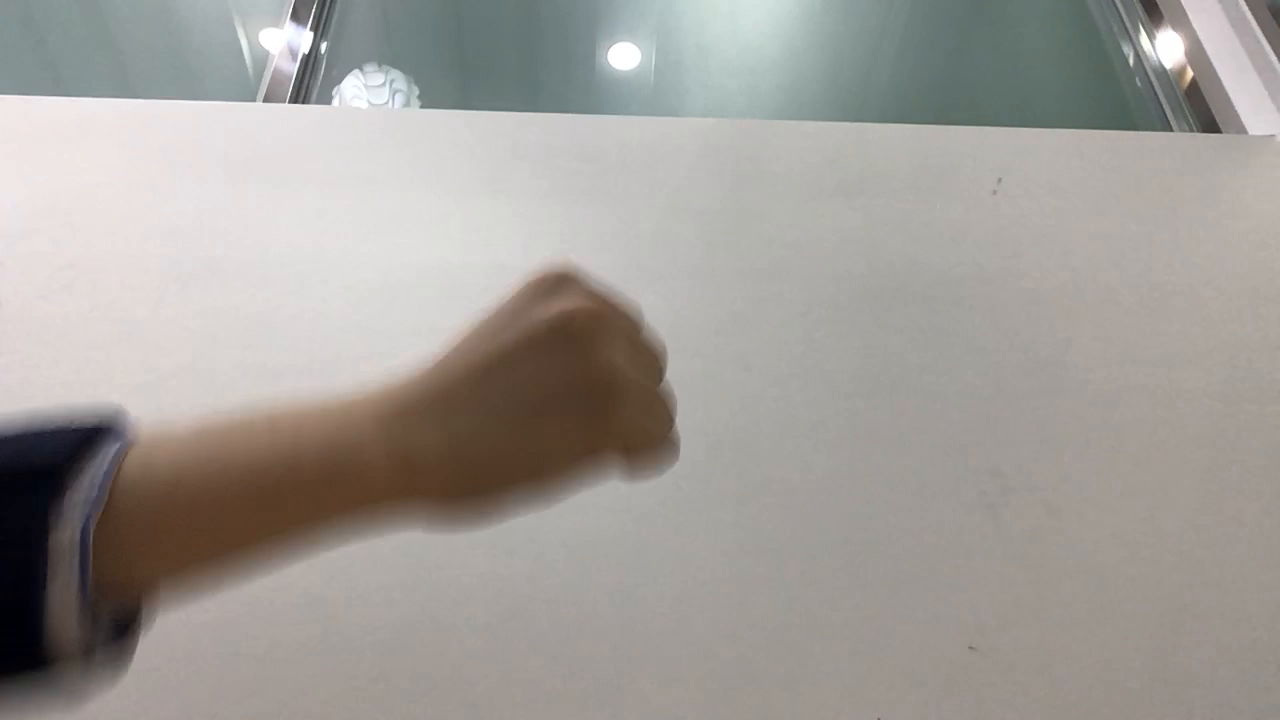
#> input picture frame 8 of src/test.MOV, 1280 x 720 px, given in place of output_real_2.avi, which was not available
$ python new2.py   (older library calls are emulated)
#> lines starting #> are read from the running program, lines starting #| are printed output that depends on the picture; after the words box and inside, x2 and y2 are one past the last pixel; in counts of white or black regions, pixels touching at a corner belong together; pictures that were not available may be replaced by others from this repository, and a replacement may not be noted
import cv2
import numpy as np
import copy
import math
import os
import threading
import sys

def printThreshold(thr):
    print("! Changed threshold to "+str(thr))

class FingerCounter():
	def __init__(self, video_dir = None):
		self.save = False
		self.video_dir = video_dir
		self.use_video = video_dir is not None

		# parameters
		self.cap_region_x_begin = 0.5  # start point/total width
		self.cap_region_y_end = 0.8  # start point/total width
		if self.use_video:
			self.cap_region_x_begin = 0  # start point/total width
			self.cap_region_y_end = 1  # start point/total width
		self.threshold = 60  #  BINARY threshold
		self.blurValue = 41  # GaussianBlur parameter
		self.bgSubThreshold = 50

		# variables
		self.isBgCaptured = 0   # bool, whether the background captured
		self.triggerSwitch = False  # if true, keyborad simulator works

		self.camera = None
		self.fourcc = cv2.VideoWriter_fourcc(*'XVID')
		self.video_num = None
		self.prev_cnt = -1

		self.writer_bin = None
		self.writer_real = None

		self.bgModel = None

	def removeBG(self, frame):
		fgmask = self.bgModel.apply(frame, learningRate = 0.0000)
		kernel = np.ones((3, 3), np.uint8)
		fgmask = cv2.erode(fgmask, kernel, iterations=1)
		res = cv2.bitwise_and(frame, frame, mask=fgmask)
		return res

	def calculateFingers(self, res, drawing):  # -> finished bool, cnt: finger count
		#  convexity defect
		hull = cv2.convexHull(res, returnPoints=False)
		if len(hull) > 3:
			defects = cv2.convexityDefects(res, hull)
			if type(defects) != type(None):  # avoid crashing.   (BUG not found)
				cnt = 0
				for i in range(defects.shape[0]):  # calculate the angle
					s, e, f, d = defects[i][0]
					start = tuple(res[s][0])
					end = tuple(res[e][0])
					far = tuple(res[f][0])
					a = math.sqrt((end[0] - start[0]) ** 2 + (end[1] - start[1]) ** 2)
					b = math.sqrt((far[0] - start[0]) ** 2 + (far[1] - start[1]) ** 2)
					c = math.sqrt((end[0] - far[0]) ** 2 + (end[1] - far[1]) ** 2)
					angle = math.acos((b ** 2 + c ** 2 - a ** 2) / (2 * b * c))  # cosine theorem
					if angle <= math.pi / 2:  # angle less than 90 degree, treat as fingers
					        cnt += 1
					        cv2.circle(drawing, far, 8, [211, 84, 0], -1)
				return True, cnt
		return False, 0

	def init_camera(self):
		# Camera
		if self.video_dir is None:
			self.camera = cv2.VideoCapture(0)
		else:
			self.camera = cv2.VideoCapture(self.video_dir)
			self.use_video = True
		self.camera.set(10,100)
		cv2.namedWindow('trackbar')
		cv2.createTrackbar('trh1', 'trackbar', self.threshold, 100, printThreshold)

	# [13 lines left out: functions init_save_video, quit_save_video, not called in this run]


	def init_game(self):
		if self.use_video:
			ret, frame = self.camera.read()
#> frame is the input picture: shape (720, 1280, 3); mean B, G, R 151.9, 156.7, 160.9
			self.bgModel = cv2.createBackgroundSubtractorMOG2(2147483647, self.bgSubThreshold)
			self.isBgCaptured = 1

		while self.camera.isOpened() and not self.use_video:
			ret, frame = self.camera.read()
			self.threshold = cv2.getTrackbarPos('trh1', 'trackbar')
			frame = self.original(frame)
			cv2.imshow('original',frame)
			k = cv2.waitKey(10)
			if k == 27:  # press ESC to exit
				sys.exit()
				self.camera.release()
			elif k == ord('b'):  # press 'b' to capture the background
				self.init_save_video()
				self.bgModel = cv2.createBackgroundSubtractorMOG2(2147483647, self.bgSubThreshold)
				self.isBgCaptured = 1
				print('!!!Background Captured!!!')
				break

	def original(self, frame):
		frame = cv2.bilateralFilter(frame, 5, 50, 100)  # smoothing filter
		frame = cv2.flip(frame, 1)  # flip the frame horizontally
		cv2.rectangle(frame, (int(self.cap_region_x_begin * frame.shape[1]), 0),
			 (frame.shape[1], int(self.cap_region_y_end * frame.shape[0])), (255, 0, 0), 2)
		#cv2.imshow('original', frame)

		return frame

	def clip(self,img):
		return img[0:int(self.cap_region_y_end * img.shape[0]),
			    int(self.cap_region_x_begin * img.shape[1]):img.shape[1]]  # clip the ROI

	def gray_blur_thres(self, img):
		gray = cv2.cvtColor(img, cv2.COLOR_BGR2GRAY)
		blur = cv2.GaussianBlur(gray, (self.blurValue, self.blurValue), 0)
		#cv2.imshow('blur', blur)
		ret, thresh = cv2.threshold(blur, self.threshold, 255, cv2.THRESH_BINARY)
		return ret, thresh

	def write_video(self, frame, thresh):
		if self.save:
			self.writer_real.write(frame)
			towrite = cv2.cvtColor(thresh,cv2.COLOR_GRAY2RGB)
			self.writer_bin.write(towrite)

	def get_contour(self, thresh):
		thresh1 = copy.deepcopy(thresh)
		_, contours, _ = cv2.findContours(thresh1, cv2.RETR_TREE, cv2.CHAIN_APPROX_SIMPLE)
		length = len(contours)
		return contours, length


	def play_game(self):
		while self.camera.isOpened():
			ret, frame = self.camera.read()
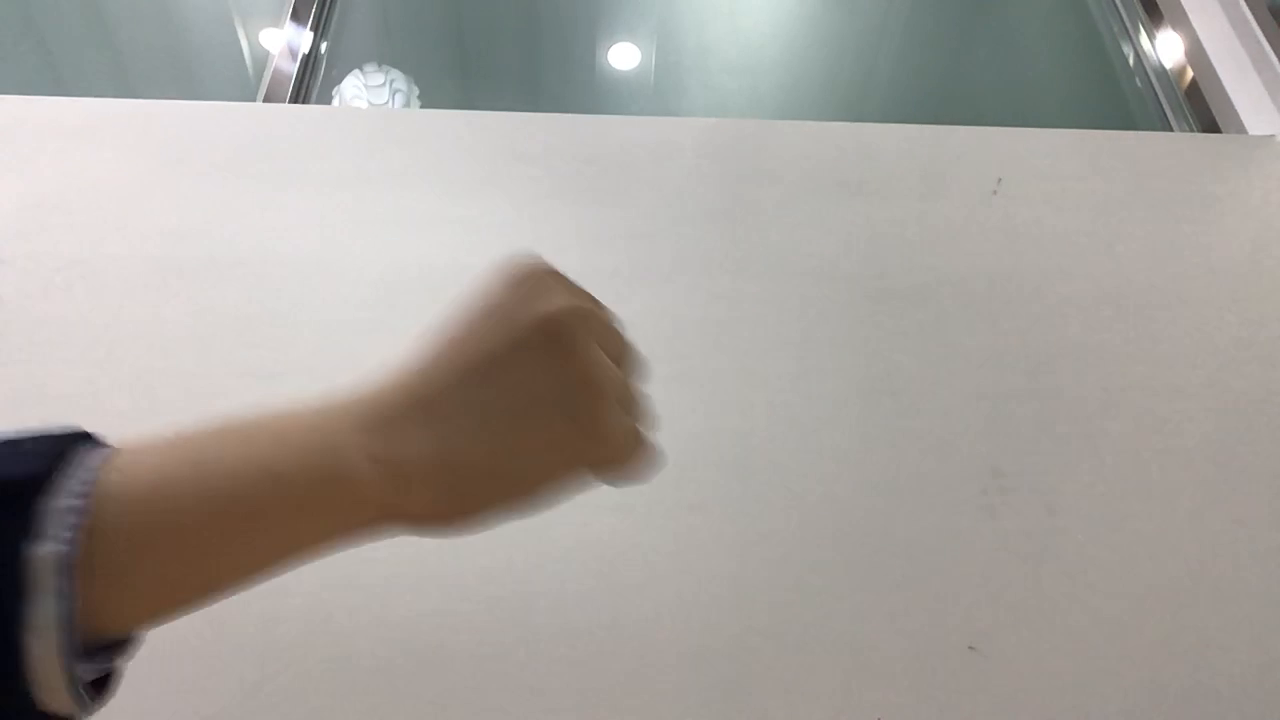
#> input picture frame 9 of src/test.MOV, 1280 x 720 px, given in place of output_real_2.avi, which was not available
#> frame is the input picture: shape (720, 1280, 3); mean B, G, R 155.6, 160.8, 165.6
			self.threshold = cv2.getTrackbarPos('trh1', 'trackbar')
			frame = self.original(frame)
#> in original, `cv2.rectangle(frame, (int(self.cap_region_x_begin * frame.shape[1]), 0..`:
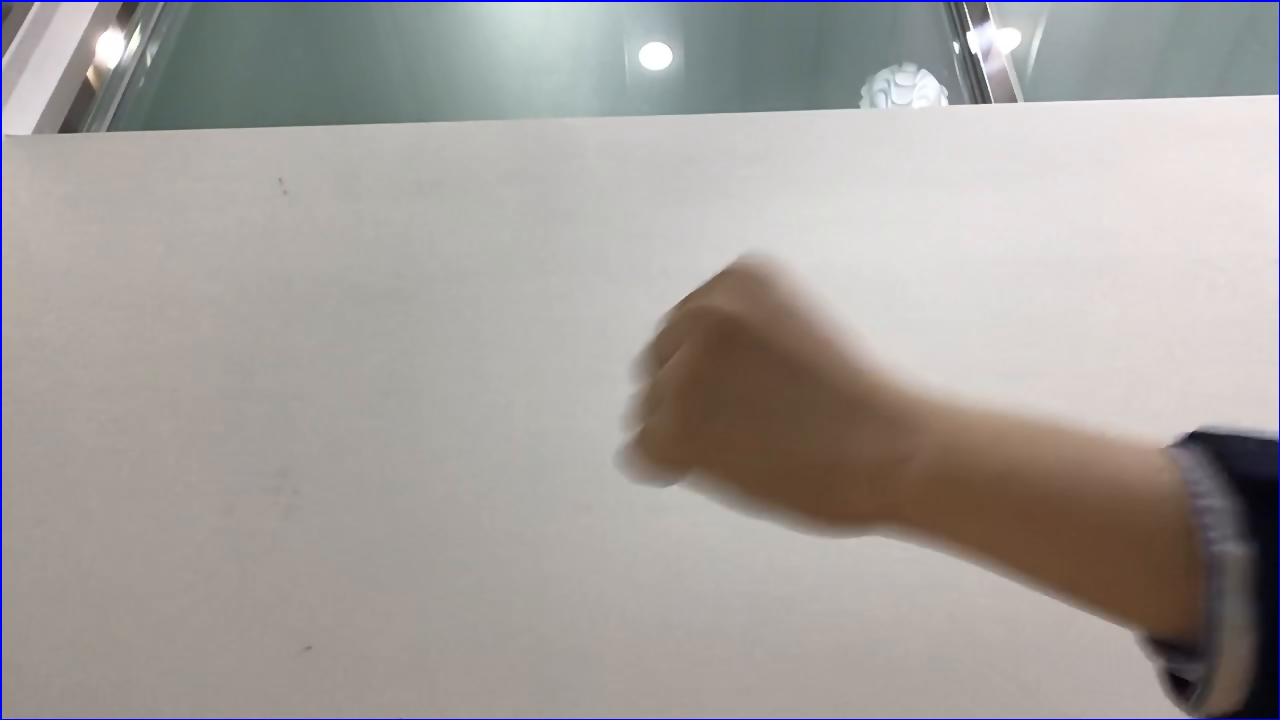
#> frame: shape (720, 1280, 3); mean of channels 0, 1, 2 156.3, 159.8, 164.7; drawn as B, G, R


			cv2.imshow('original', frame)

			if self.isBgCaptured == 0:
				print('not')
			#  Main operation
			if self.isBgCaptured == 1:
				img = self.removeBG(frame)
				img = self.clip(img)

				frame = self.clip(frame)

				ret, thresh = self.gray_blur_thres(img)
#> in gray_blur_thres, `ret, thresh = cv2.threshold(blur, self.threshold, 255, cv2.THRESH_BINA..`:
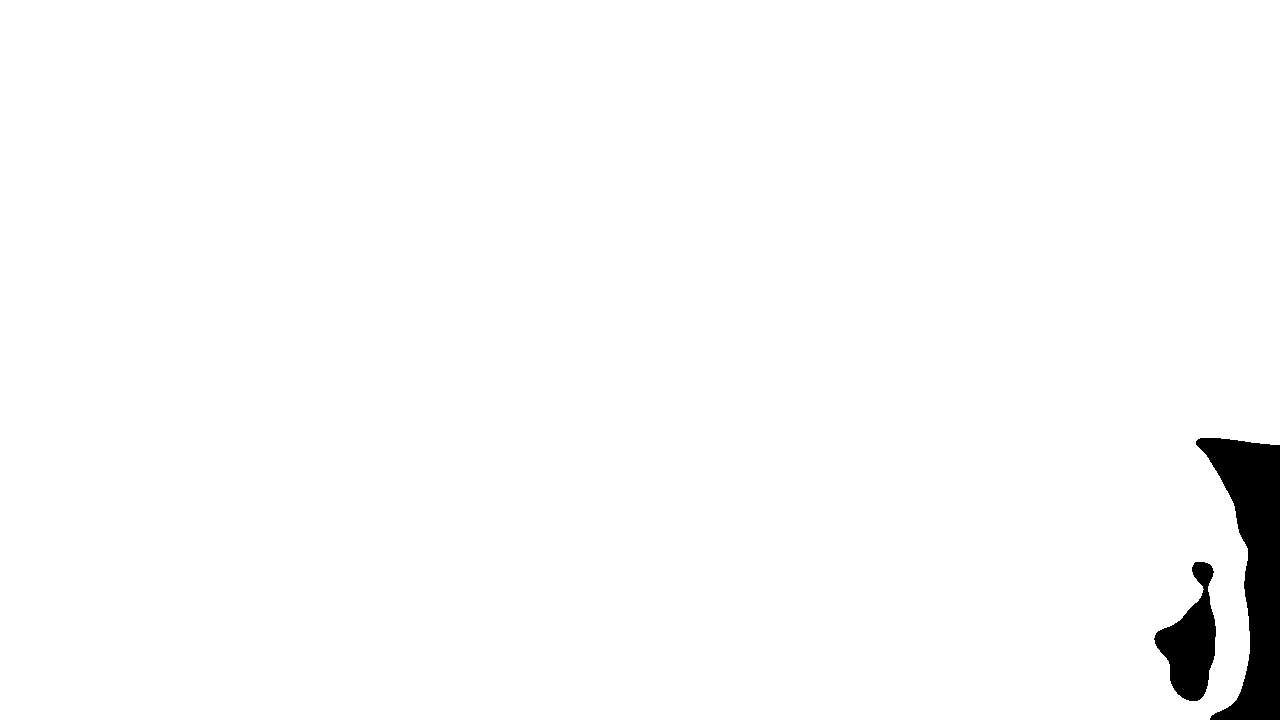
#> thresh: shape (720, 1280); 98.2% white; 2 black regions
#> in gray_blur_thres, `ret, thresh = cv2.threshold(blur, self.threshold, 255, cv2.THRESH_BINA..`: ret = 60
#> ret = 60
				self.write_video(frame, thresh)

				cv2.imshow('ori', thresh)

				contours, length = self.get_contour(thresh)
#> in get_contour, `_, contours, _ = cv2.findContours(thresh1, cv2.RETR_TREE, cv2.CHAIN_AP..`: contours = 2 contours; box (x1, y1, x2, y2) and area: (0, 0, 1280, 720) 907526, (1153, 561, 1217, 702) 4642
#> in get_contour, `length = len(contours)`: length = 2
#> length = 2
				if length > 0:
					maxArea = -1
					for i in range(length):  # find the biggest contour (according to area)
						temp = contours[i]
						area = cv2.contourArea(temp)
						if area > maxArea:
							maxArea = area
							ci = i
#> this loop made 2 passes
#> (area, maxArea) on pass 1: (907526, 907526)
#> after the loop, ci = 0; maxArea = 907526

					res = contours[ci]
#> res = contour of 159 points, box (x1, y1, x2, y2) (0, 0, 1280, 720), area 907526
					hull = cv2.convexHull(res)
#> hull = contour of 12 points, box (x1, y1, x2, y2) (0, 0, 1280, 720), area 913744
					drawing = np.zeros(img.shape, np.uint8)
					cv2.drawContours(drawing, [res], 0, (0, 255, 0), 2)
					cv2.drawContours(drawing, [hull], 0, (0, 0, 255), 3)
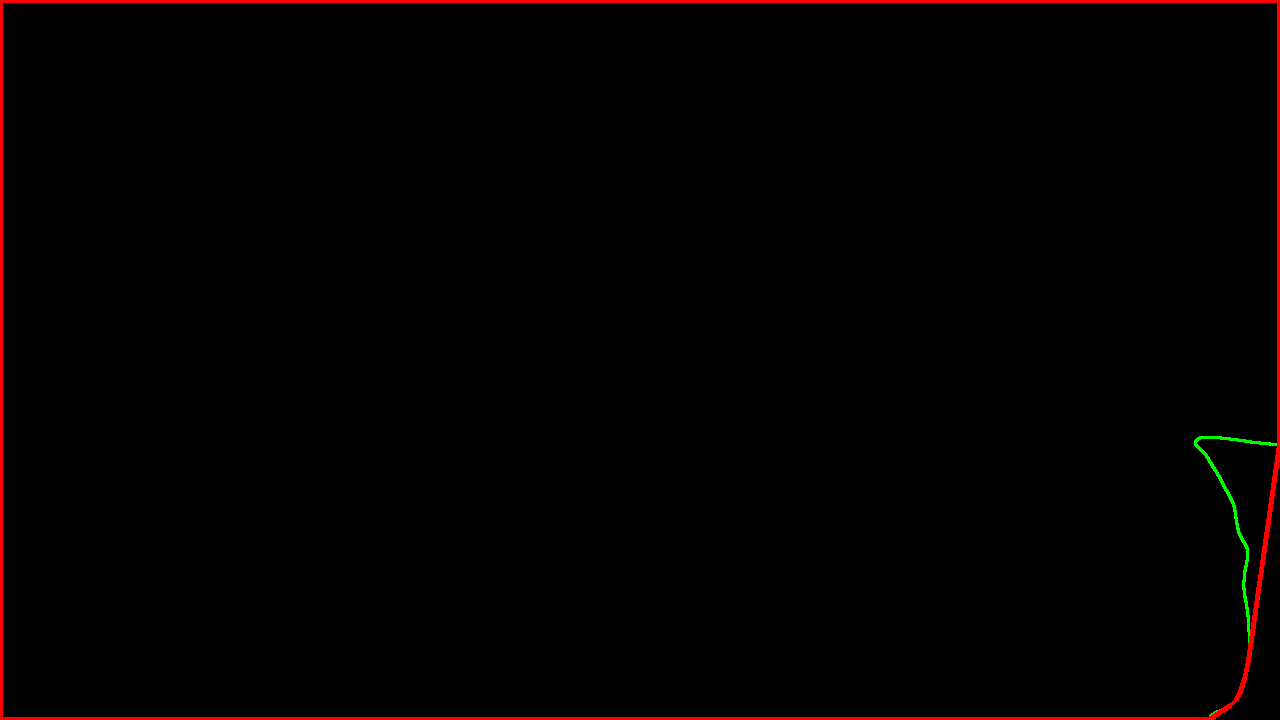
#> drawing: shape (720, 1280, 3); mean of channels 0, 1, 2 0, 0.3, 3.4; drawn as B, G, R

					isFinishCal,cnt = self.calculateFingers(res,drawing)
#> in calculateFingers, `hull = cv2.convexHull(res, returnPoints=False)`: hull = [158, 157, 46, 42, 38, 34, 30, 22, 21, 2, 1, 0]
#> in calculateFingers, `defects = cv2.convexityDefects(res, hull)`: defects = [[2, 21, 6, 639], [22, 30, 23, 114], [30, 34, 31, 162], [34, 38, 35, 211], [38, 42, 39, 186], [42, 46, 43, 201], [46, 157, 139, 21395]]
#> the loop in calculateFingers, `for i in range(defects.shape[0]):` made 7 passes
#> (s, e, f, d, start, end, far, a) on passes 1 to 6: (2, 21, 6, 639, (1209, 719), (1230, 705), (1212, 714), 25.24), (22, 30, 23, 114, (1236, 699), (1240, 691), (1236, 698), 8.94), (30, 34, 31, 162, (1240, 691), (1242, 685), (1240, 689), 6.32), (34, 38, 35, 211, (1242, 685), (1244, 678), (1242, 682), 7.28), (38, 42, 39, 186, (1244, 678), (1246, 670), (1244, 675), 8.25), (42, 46, 43, 201, (1246, 670), (1248, 660), (1246, 666), 10.2)
#> after the loop in calculateFingers, `for i in range(defects.shape[0]):`: cnt = 1
#> isFinishCal = True; cnt = 1
					if self.prev_cnt is not cnt:
						print(cnt)
#| 1
					self.prev_cnt = cnt
#> self.prev_cnt = 1
					cv2.imshow('output', drawing)

			# Keyboard OP
			k = cv2.waitKey(10)
#> (key Esc is pressed here)
			if k == 27:  # press ESC to exit
				break
			elif k == ord('b'):  # press 'b' to capture the background
				self.init_save_video()
				self.bgModel = cv2.createBackgroundSubtractorMOG2(2147483647, bgSubThreshold)
				self.isBgCaptured = 1
				print('!!!Background Captured!!!')
			elif k == ord('r'):  # press 'r' to reset the background
				self.video_num += 1
				self.quit_save_video()
				self.bgModel = None
				self.triggerSwitch = False
				self.isBgCaptured = 0
				print('!!!Reset BackGround!!!')
			elif k == ord('n'):
				self.triggerSwitch = True
				print('!!!Trigger On!!!')
		self.camera.release()


if __name__ == "__main__":
	video_dir = '../data/video/output_real_2.avi'
	FC = FingerCounter(video_dir)
	FC.init_camera()
	FC.init_game()
	FC.play_game()
